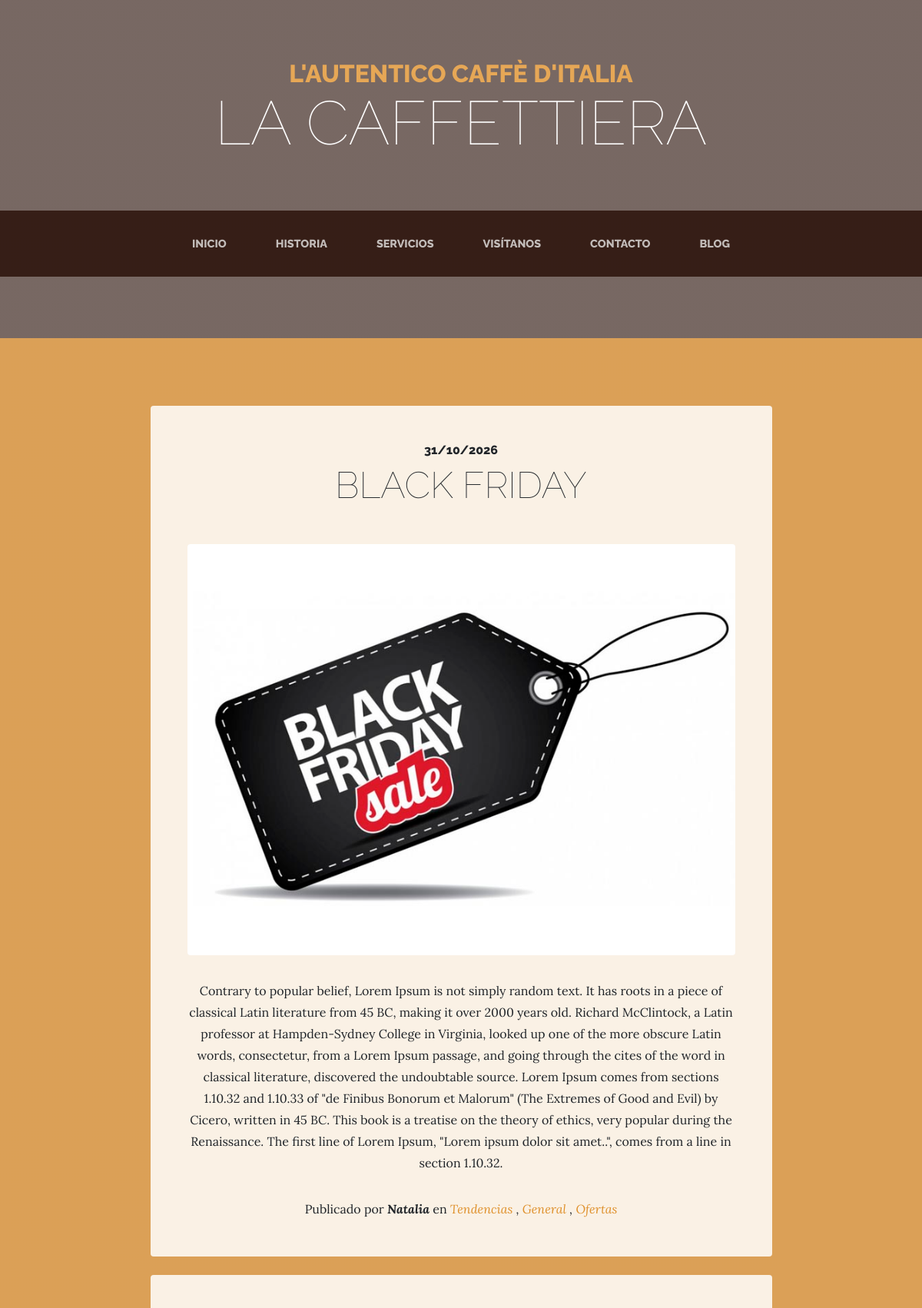
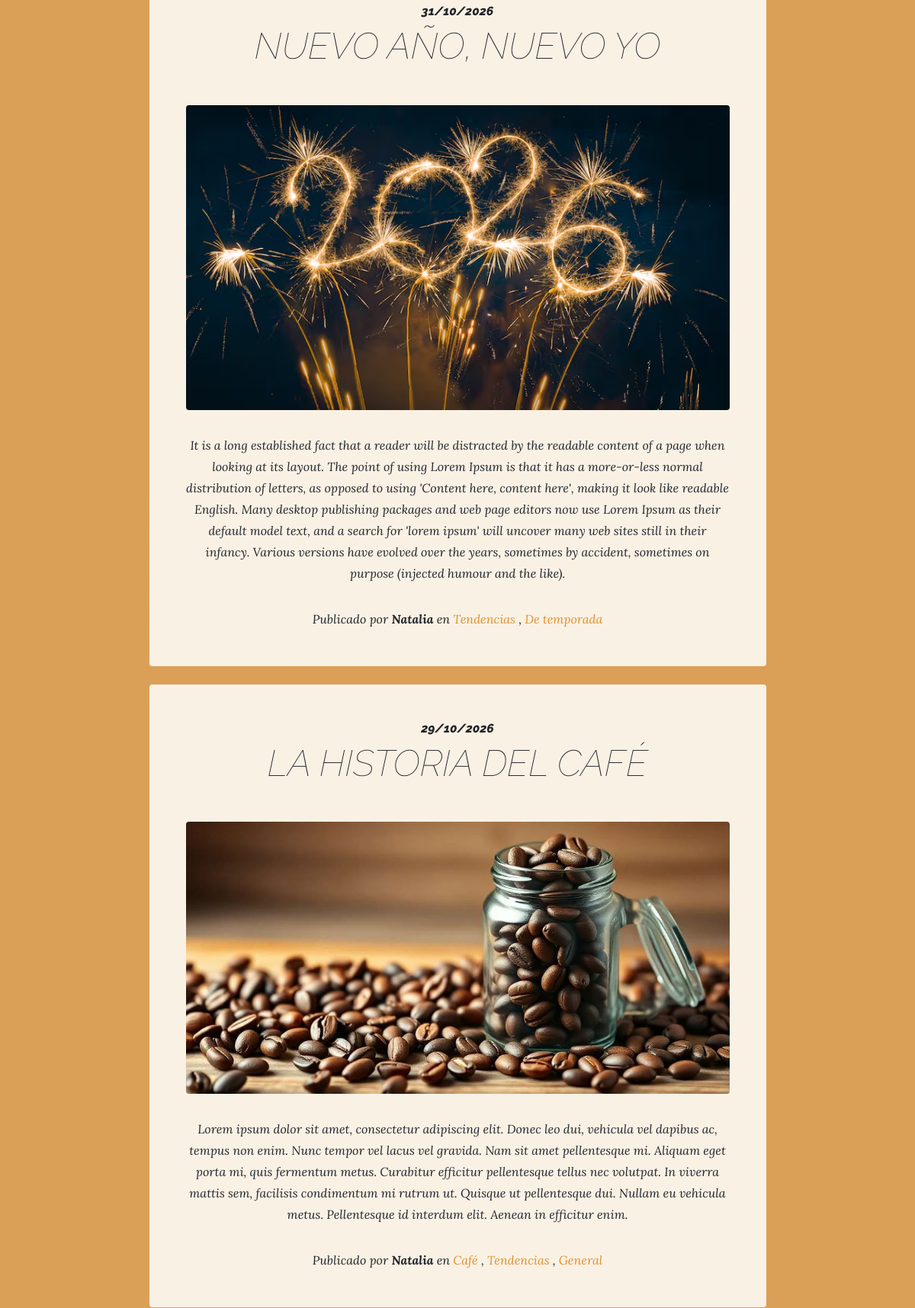
Screenshot of /blog/ (upper part) with the database file from the repository (2 pictures, top to bottom).
### blog/models.py (models this page shows, shortened)
class Post(models.Model):
    title = models.CharField(max_length=100, verbose_name='Título')
    published = models.BooleanField(default=True, verbose_name='Fecha de Publicación')
    image = models.ImageField(upload_to='blog', verbose_name='Imagen', null=True, blank=True)
    content = models.TextField(verbose_name='Contenido')
    author = models.ForeignKey(User, on_delete=models.CASCADE, verbose_name='Autor')
    categories = models.ManyToManyField(Category, verbose_name='Categorías')
    created = models.DateTimeField(auto_now_add=True, verbose_name='Fecha de creación')
    updated = models.DateTimeField(auto_now=True, verbose_name='Fecha de edición')
    class Meta:
        ordering = ['-created']
        verbose_name = 'Entrada'
        verbose_name_plural = 'Entradas'
        db_table = 'post'

class Category(models.Model):
    name = models.CharField(max_length=100, verbose_name='Nombre')
    created = models.DateTimeField(auto_now_add=True, verbose_name='Fecha de creación')
    updated = models.DateTimeField(auto_now=True, verbose_name='Fecha de edición')
    class Meta:
        ordering = ['-created']
        verbose_name = 'Categoría'
        verbose_name_plural = 'Categorías'
        db_table = 'category'

### core/views.py (the view)
# urls.py: 2. Add a URL to urlpatterns:  path('blog/', include('blog.urls'))
def blog(request):
    posts = Post.objects.filter(published=True)
    categories = Category.objects.all()
    return render(request, 'blog/blog.html', {
        'Posts': posts,
        'Category': categories,
    })

### RS/context_processors.py (called while the page is built)
def redes_sociales(request):
    redes = RedesSociales.objects.all()
    return {'RedesSociales': redes}

### blog/templates/blog/blog.html (shortened to what this page needs)
{% extends 'core/base.html' %}
{% load static %}
{% block content %}
    <section class="page-section cta">
      <div class="container">
        <div class="row">
          <div class="col-xl-9 mx-auto">
          {% for post in Posts %}
            <div class="cta-innerv text-center rounded mb-4">
            <h2 class="section-heading mb-5">
            <span class="section-heading-upper">{{ post.created|date:"d/m/Y" }}</span>
            <span class="section-heading-lower">{{ post.title }}</span>
            </h2>
          {% if post.image %}
            <img src="{{ post.image.url }}" alt="{{ post.title }}" class="mx-auto d-flex rounded img-fluid mb-3 mb-lg-0">
          {% endif %}
            <p class="mb-0 mbt">{{ post.content|linebreaksbr }}</p>
            <p class="mb-0 mbt">
            <span class="section-heading-under">Publicado por <em><b>{{ post.author }}</b></em> en
                {% for category in post.categories.all %}
                <em><a href="{% url 'category_posts' category.pk %}" class="link">{{ category.name }}</a>
                {% if not forloop.last %}, {% endif %}
                {% empty %}
                (sin categoría)
                {% endfor %}
            </span>
                </div>
            {% empty %}
            <div class="cta-innerv text-center rounded">
            <p class="mb-0">Todavía no hay publicaciones en el blog.</p>
            </div>
            {% endfor %}
        </div>
    </div>
  </div>
</section>
{% endblock %}

### core/static/core/css/business-casual.css (style rules this page uses)
body { font-family: 'Lora'; background: linear-gradient(rgba(47, 23, 15, 0.65), rgba(47, 23, 15, 0.65)), url("../img/bg.jpg"); background-attachment: fixed; background-position: center; background-size: cover; }
h1, h2, h3, h4, h5, h6 { font-family: 'Raleway'; }
p { line-height: 1.75; }
.page-section { margin-top: 5rem; margin-bottom: 5rem; }
.section-heading { text-transform: uppercase; }
.section-heading .section-heading-upper { display: block; font-size: 1rem; font-weight: 800; padding-bottom:.5rem; }
.section-heading .section-heading-lower { display: block; font-size: 3rem; font-weight: 100; }
.cta { padding-top: 5rem; padding-bottom: 5rem; background-color: rgba(230, 167, 86, 0.9); }
.cta .cta-innerv { position: relative; padding: 3rem; margin: 0.5rem; background-color: rgba(255, 255, 255, 0.85); }
.mbt { padding-top: 2rem; }
a.link { color: #df902a; }

### rows the page displays
Post: created "31/10/2026", title "BLACK FRIDAY", image (picture), content "Contrary to popular belief, Lorem Ipsum is not simply random text. It has roots in a piece of classical Latin literature from 45 BC, making it over 2000 years old. Richard McClintock, a Latin professor at Hampden-Sydney College in Virginia, looked up one of the more obscure Latin words, consectetur, from a Lorem Ipsum passage, and going through the cites of the word in classical literature, discovered the undoubtable source. Lorem Ipsum comes from sections 1.10.32 and 1.10.33 of \"de Finibus Bonorum et Malorum\" (The Extremes of Good and Evil) by Cicero, written in 45 BC. This book is a treatise on the theory of ethics, very popular during the Renaissance. The first line of Lorem Ipsum,…", author "Natalia"
Category: name "Tendencias"
Category: name "General"
Category: name "Ofertas"
Post: created "31/10/2026", title "NUEVO AÑO, NUEVO YO", image (picture), content "It is a long established fact that a reader will be distracted by the readable content of a page when looking at its layout. The point of using Lorem Ipsum is that it has a more-or-less normal distribution of letters, as opposed to using 'Content here, content here', making it look like readable English. Many desktop publishing packages and web page editors now use Lorem Ipsum as their default model text, and a search for 'lorem ipsum' will uncover many web sites still in their infancy. Various versions have evolved over the years, sometimes by accident, sometimes on purpose (injected humour and the like).", author "Natalia"
Category: name "De temporada"
Post: created "29/10/2026", title "LA HISTORIA DEL CAFÉ", image (picture), content "Lorem ipsum dolor sit amet, consectetur adipiscing elit. Donec leo dui, vehicula vel dapibus ac, tempus non enim. Nunc tempor vel lacus vel gravida. Nam sit amet pellentesque mi. Aliquam eget porta mi, quis fermentum metus. Curabitur efficitur pellentesque tellus nec volutpat. In viverra mattis sem, facilisis condimentum mi rutrum ut. Quisque ut pellentesque dui. Nullam eu vehicula metus. Pellentesque id interdum elit. Aenean in efficitur enim.", author "Natalia"
Category: name "Café"
